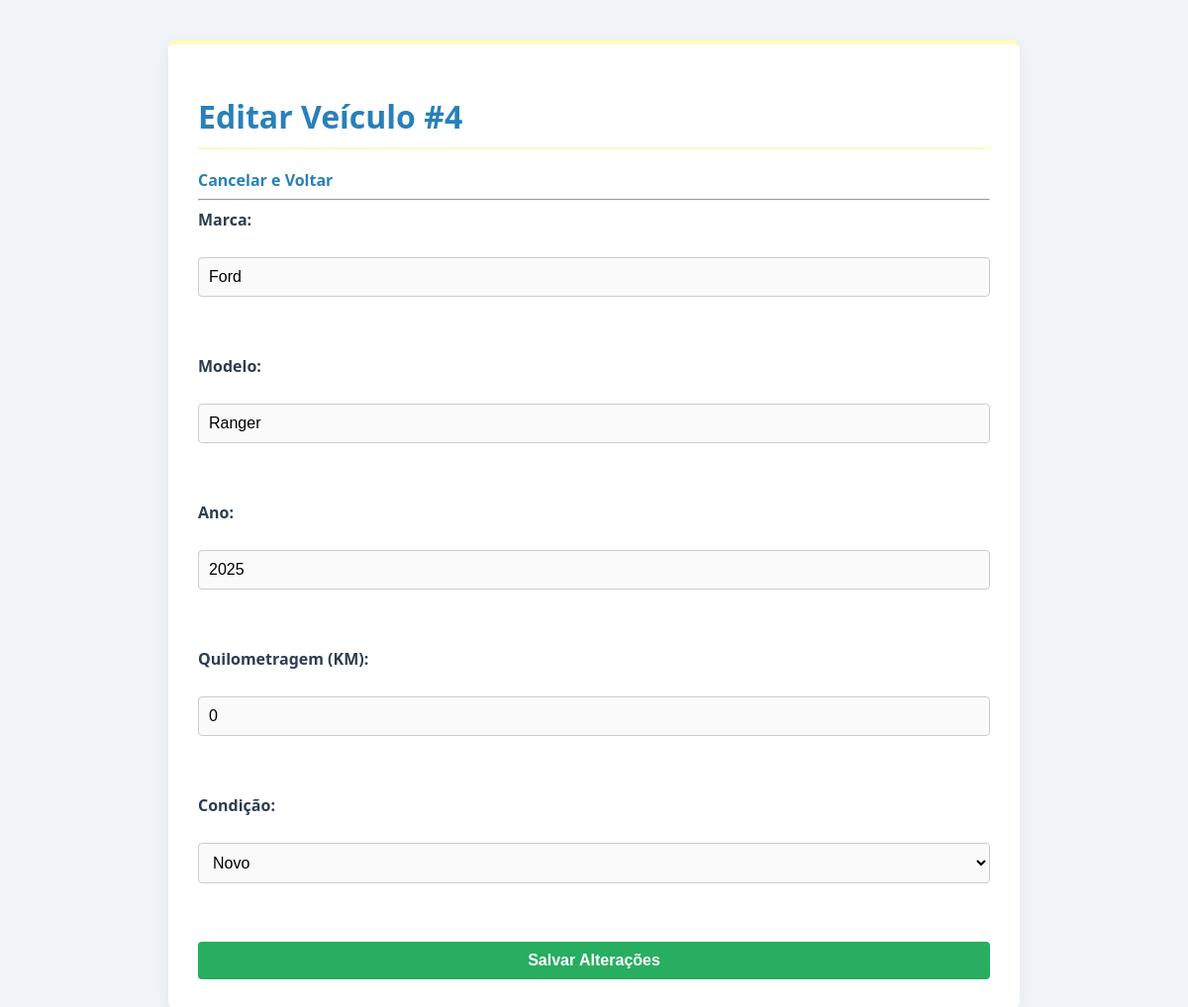
The app's page /veiculos/atualizar?id=4 (signed in) with its own data.
### tables this page shows
CREATE TABLE veiculos (
    id INTEGER PRIMARY KEY AUTOINCREMENT,
    marca VARCHAR(100) NOT NULL,
    modelo VARCHAR(100) NOT NULL,
    ano INTEGER NOT NULL,
    condicao VARCHAR(20) NOT NULL, -- 'novo' ou 'usado'
    km INTEGER NOT NULL
);

### app/Controllers/VeiculoController.php (called while the page is built, shortened)
<?php
class VeiculoController{
    public function edit(){
        $id = $_GET['id'];
        $dao = new VeiculoDAO();
        $veiculo = $dao->getById($id);
        require_once __DIR__ . '/../Views/veiculos/editar.php';
    }
}

### config/Database.php (called while the page is built, shortened)
<?php
class Database{
    private static $db_path = __DIR__ . '/../db/gestao_veiculos.sqlite';
    private static $connection = null;
    public static function getConnection(){
        if (self::$connection === null){
            try{
                $dsn = 'sqlite:' . self::$db_path;
                self::$connection = new PDO($dsn);
                self::$connection->setAttribute(PDO::ATTR_ERRMODE, PDO::ERRMODE_EXCEPTION);
                self::$connection->setAttribute(PDO::ATTR_DEFAULT_FETCH_MODE, PDO::FETCH_OBJ);
            } catch (PDOException $e){
                die('Erro ao conectar ao banco de dados: ' . $e->getMessage());
            }
        }
        return self::$connection;
    }
}

### app/DAO/VeiculoDAO.php (called while the page is built, shortened)
<?php
class VeiculoDAO{
    private $db;
    public function __construct(){
        $this->db = Database::getConnection();
    }
    public function getById($id){
        try{
            $sql = "SELECT * FROM veiculos WHERE id = :id";
            $stmt = $this->db->prepare($sql);
            $stmt->bindParam(':id', $id);
            $stmt->execute();
            $linha = $stmt->fetch(PDO::FETCH_ASSOC);
            if($linha){
                $v = new Veiculo();
                $v->setId($linha['id']);
                $v->setMarca($linha['marca']);
                $v->setModelo($linha['modelo']);
                $v->setAno($linha['ano']);
                $v->setCondicao($linha['condicao']);
                $v->setKm($linha['km']);
                return $v;
            }
            return null;
        } catch (PDOException $e) {
            die('Erro ao Buscar o Veículo: ' . $e->getMessage());
        }
    }
}

### app/Models/Veiculo.php (called while the page is built, shortened)
<?php
class Veiculo{
    private $id;
    private $marca;
    private $modelo;
    private $ano;
    private $condicao;
    private $km;
    public function getId(){
        return $this->id;
    }
    public function setId($id){
        $this->id = $id;
    }
    public function getMarca(){
        return $this->marca;
    }
    public function setMarca($marca){
        $this->marca = $marca;
    }
    public function getModelo(){
        return $this->modelo;
    }
    public function setModelo($modelo){
        $this->modelo = $modelo;
    }
    public function getAno(){
        return $this->ano;
    }
    public function setAno($ano){
        $this->ano = $ano;
    }
    public function getCondicao(){
        return $this->condicao;
    }
    public function setCondicao($condicao){
        $this->condicao = $condicao;
    }
    public function getKm(){
        return $this->km;
    }
    public function setKm($km){
        $this->km = $km;
    }
}

### app/Views/veiculos/editar.php (the view, shortened to what this page needs)
<!DOCTYPE html>
<html lang="pt-br">
<head>
    <link rel="stylesheet" href="/css/style.css">
</head>
<body>
    <div class="container">
        <h1>Editar Veículo #<?php echo $veiculo->getId(); ?></h1>
        <a href="/veiculos">Cancelar e Voltar</a>
        <hr>
        <form action="/veiculos/atualizar" method="POST">
            <label>Marca:</label><br>
            <input type="text" name="marca" required
                   value="<?php echo $veiculo->getMarca(); ?>">
            <br><br>
            <label>Modelo:</label><br>
            <input type="text" name="modelo" required
                   value="<?php echo $veiculo->getModelo(); ?>">
            <br><br>
            <label>Ano:</label><br>
            <input type="number" name="ano" required min="1900" max="2099"
                   value="<?php echo $veiculo->getAno(); ?>">
            <br><br>
            <label>Quilometragem (KM):</label><br>
            <input type="number" name="km" required
                   value="<?php echo $veiculo->getKm(); ?>">
            <br><br>
            <label>Condição:</label><br>
            <select name="condicao">
                <option value="novo" <?php echo ($veiculo->getCondicao() == 'novo') ? 'selected' : ''; ?>>
                    Novo
                </option>
            </select>
            <br><br>
            <button type="submit">Salvar Alterações</button>
        </form>
    </div>
</body>
</html>

### public/css/style.css (style rules this page uses)
:root { --cor-fundo: #f0f4f8; --cor-container: #ffffff; --cor-texto: #2c3e50; --cor-azul-principal: #2980b9; --cor-amarelo-claro: #fff9c4; --btn-verde: #27ae60; --btn-vermelho: #c0392b; --btn-azul: #2980b9; --btn-cinza: #95a5a6; }
body { font-family: 'Segoe UI', Tahoma, Geneva, Verdana, sans-serif; background-color: var(--cor-fundo); color: var(--cor-texto); margin: 0; padding: 0; display: flex; justify-content: center; min-height: 100vh; }
.container, body > form, body > table { background-color: var(--cor-container); width: 90%; max-width: 800px; margin: 40px auto; padding: 30px; border-radius: 8px; box-shadow: 0 4px 15px rgba(0,0,0,0.05); border-top: 5px solid var(--cor-amarelo-claro); }
h1 { color: var(--cor-azul-principal); border-bottom: 2px solid var(--cor-amarelo-claro); padding-bottom: 10px; margin-bottom: 20px; }
a { color: var(--cor-azul-principal); text-decoration: none; font-weight: bold; }
form { display: flex; flex-direction: column; }
label { margin-bottom: 5px; font-weight: 600; color: var(--cor-texto); }
input, select { padding: 10px; margin-bottom: 15px; border: 1px solid #ccc; border-radius: 4px; font-size: 16px; background-color: #fafafa; }
button, .btn { padding: 10px 20px; border: none; border-radius: 4px; cursor: pointer; font-size: 16px; font-weight: bold; color: white; transition: opacity 0.3s; display: inline-block; text-align: center; }
button[type="submit"] { background-color: var(--btn-verde); }

### records on screen
veiculos: id "4", marca "Ford", modelo "Ranger", ano "2025", km "0", condicao "Novo"
